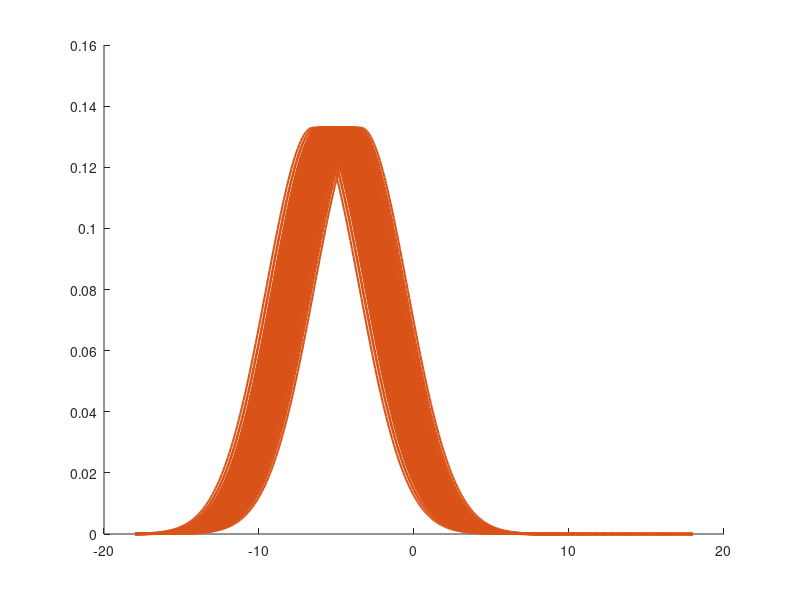

Reproduce this figure in MATLAB. (Note: this script raises an error after producing the figure.)
clear; close all;

load IR_50.mat

cmap = [0.850000000000000, 0.325000000000000, 0.0980000000000000;  % Màu cho Cluster 1
        0.000000000000000, 0.447000000000000, 0.741000000000000];  % Màu cho Cluster 2

hold on;

for i = 1:max(labels)
    % Find indices corresponding to the current label
    idx = find(labels == i);
    % Plot all curves for the current label
    h = plot(grid, Data(:, idx), 'Color', cmap(i, :), 'LineWidth', 1.5);
    
    % For multiple lines in one call, hide all but the first from the legend
    if numel(h) > 1
        set(h(2:end), 'HandleVisibility', 'off');
    end
    % Set the legend label for the first curve
    h(1).DisplayName = ['Cluster ' num2str(i)];
end

legend('show');


temp(25,15,15);

